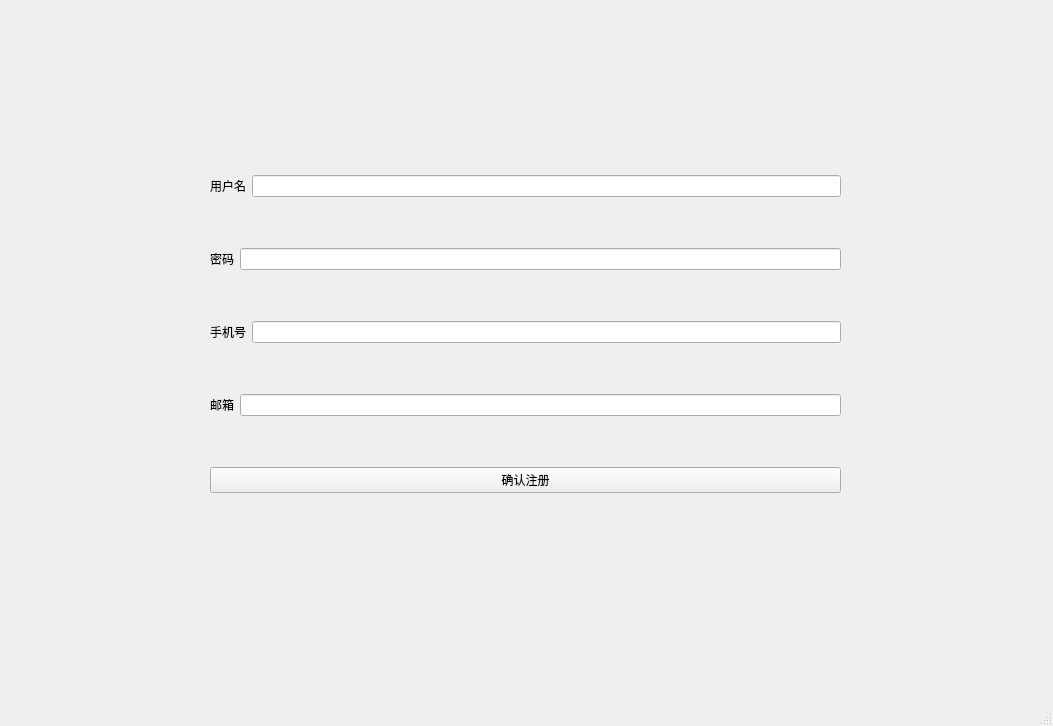
<?xml version="1.0" encoding="UTF-8"?>
<ui version="4.0">
 <class>SignUp_MainWinodow</class>
 <widget class="QMainWindow" name="SignUp_MainWinodow">
  <property name="geometry">
   <rect>
    <x>0</x>
    <y>0</y>
    <width>1053</width>
    <height>726</height>
   </rect>
  </property>
  <property name="windowTitle">
   <string>MainWindow</string>
  </property>
  <widget class="QWidget" name="centralwidget">
   <widget class="QWidget" name="">
    <property name="geometry">
     <rect>
      <x>210</x>
      <y>130</y>
      <width>631</width>
      <height>411</height>
     </rect>
    </property>
    <layout class="QVBoxLayout" name="verticalLayout">
     <item>
      <layout class="QHBoxLayout" name="horizontalLayout">
       <item>
        <widget class="QLabel" name="label">
         <property name="text">
          <string>用户名</string>
         </property>
        </widget>
       </item>
       <item>
        <widget class="QLineEdit" name="LE_UserName"/>
       </item>
      </layout>
     </item>
     <item>
      <layout class="QHBoxLayout" name="horizontalLayout_2">
       <item>
        <widget class="QLabel" name="label_2">
         <property name="text">
          <string>密码</string>
         </property>
        </widget>
       </item>
       <item>
        <widget class="QLineEdit" name="LE_Password"/>
       </item>
      </layout>
     </item>
     <item>
      <layout class="QHBoxLayout" name="horizontalLayout_3">
       <item>
        <widget class="QLabel" name="label_3">
         <property name="text">
          <string>手机号</string>
         </property>
        </widget>
       </item>
       <item>
        <widget class="QLineEdit" name="LE_PhoneNumber"/>
       </item>
      </layout>
     </item>
     <item>
      <layout class="QHBoxLayout" name="horizontalLayout_4">
       <item>
        <widget class="QLabel" name="label_4">
         <property name="text">
          <string>邮箱</string>
         </property>
        </widget>
       </item>
       <item>
        <widget class="QLineEdit" name="LE_Mail"/>
       </item>
      </layout>
     </item>
     <item>
      <widget class="QPushButton" name="btn_Enroll">
       <property name="text">
        <string>确认注册</string>
       </property>
      </widget>
     </item>
    </layout>
   </widget>
  </widget>
  <widget class="QMenuBar" name="menubar">
   <property name="geometry">
    <rect>
     <x>0</x>
     <y>0</y>
     <width>1053</width>
     <height>23</height>
    </rect>
   </property>
  </widget>
  <widget class="QStatusBar" name="statusbar"/>
 </widget>
 <resources/>
 <connections/>
</ui>
